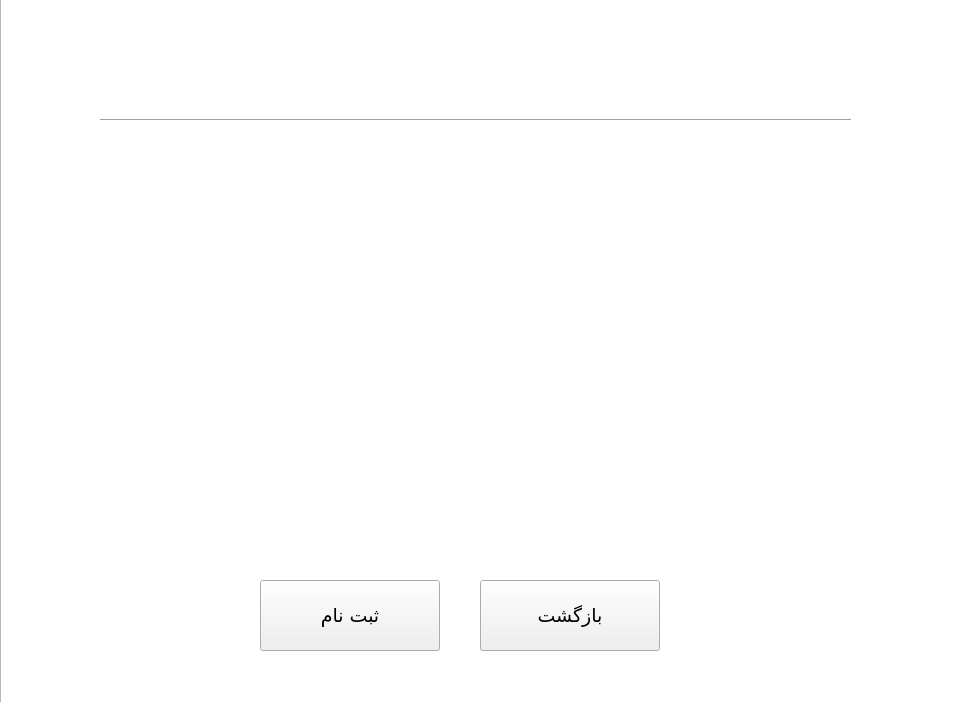
<?xml version="1.0" encoding="UTF-8"?>
<ui version="4.0">
 <class>signup</class>
 <widget class="QWidget" name="signup">
  <property name="geometry">
   <rect>
    <x>0</x>
    <y>0</y>
    <width>960</width>
    <height>702</height>
   </rect>
  </property>
  <property name="windowTitle">
   <string>Form</string>
  </property>
  <widget class="QGraphicsView" name="graphicsView">
   <property name="geometry">
    <rect>
     <x>0</x>
     <y>-10</y>
     <width>971</width>
     <height>741</height>
    </rect>
   </property>
   <property name="styleSheet">
    <string notr="true">background-image: url(:/images/background);</string>
   </property>
  </widget>
  <widget class="Line" name="line">
   <property name="geometry">
    <rect>
     <x>100</x>
     <y>110</y>
     <width>751</width>
     <height>20</height>
    </rect>
   </property>
   <property name="sizePolicy">
    <sizepolicy hsizetype="Maximum" vsizetype="Fixed">
     <horstretch>0</horstretch>
     <verstretch>0</verstretch>
    </sizepolicy>
   </property>
   <property name="orientation">
    <enum>Qt::Horizontal</enum>
   </property>
  </widget>
  <widget class="QLabel" name="label">
   <property name="geometry">
    <rect>
     <x>320</x>
     <y>30</y>
     <width>301</width>
     <height>81</height>
    </rect>
   </property>
   <property name="sizePolicy">
    <sizepolicy hsizetype="Maximum" vsizetype="Maximum">
     <horstretch>0</horstretch>
     <verstretch>0</verstretch>
    </sizepolicy>
   </property>
   <property name="font">
    <font>
     <family>Yekan Bakh</family>
     <pointsize>24</pointsize>
    </font>
   </property>
   <property name="layoutDirection">
    <enum>Qt::RightToLeft</enum>
   </property>
   <property name="styleSheet">
    <string notr="true">color:white;</string>
   </property>
   <property name="text">
    <string>ثبت نام</string>
   </property>
   <property name="alignment">
    <set>Qt::AlignCenter</set>
   </property>
  </widget>
  <widget class="QPushButton" name="signupBtn">
   <property name="geometry">
    <rect>
     <x>260</x>
     <y>580</y>
     <width>180</width>
     <height>71</height>
    </rect>
   </property>
   <property name="font">
    <font>
     <family>Yekan Bakh</family>
     <pointsize>14</pointsize>
    </font>
   </property>
   <property name="cursor">
    <cursorShape>PointingHandCursor</cursorShape>
   </property>
   <property name="layoutDirection">
    <enum>Qt::RightToLeft</enum>
   </property>
   <property name="styleSheet">
    <string notr="true">background-color:&quot;green&quot;;
color:&quot;white&quot;;</string>
   </property>
   <property name="text">
    <string>ثبت نام</string>
   </property>
  </widget>
  <widget class="QLabel" name="label_2">
   <property name="geometry">
    <rect>
     <x>670</x>
     <y>160</y>
     <width>151</width>
     <height>71</height>
    </rect>
   </property>
   <property name="font">
    <font>
     <family>Yekan Bakh</family>
     <pointsize>12</pointsize>
    </font>
   </property>
   <property name="layoutDirection">
    <enum>Qt::RightToLeft</enum>
   </property>
   <property name="styleSheet">
    <string notr="true">color:white;</string>
   </property>
   <property name="text">
    <string>نام و نام خانوادگی</string>
   </property>
   <property name="alignment">
    <set>Qt::AlignCenter</set>
   </property>
  </widget>
  <widget class="QLabel" name="label_3">
   <property name="geometry">
    <rect>
     <x>670</x>
     <y>240</y>
     <width>151</width>
     <height>71</height>
    </rect>
   </property>
   <property name="font">
    <font>
     <family>Yekan Bakh</family>
     <pointsize>12</pointsize>
    </font>
   </property>
   <property name="layoutDirection">
    <enum>Qt::RightToLeft</enum>
   </property>
   <property name="styleSheet">
    <string notr="true">color:white;</string>
   </property>
   <property name="text">
    <string>نام کاربری</string>
   </property>
   <property name="alignment">
    <set>Qt::AlignCenter</set>
   </property>
  </widget>
  <widget class="QLineEdit" name="nameInput">
   <property name="geometry">
    <rect>
     <x>260</x>
     <y>160</y>
     <width>400</width>
     <height>70</height>
    </rect>
   </property>
   <property name="font">
    <font>
     <pointsize>12</pointsize>
    </font>
   </property>
   <property name="acceptDrops">
    <bool>false</bool>
   </property>
   <property name="frame">
    <bool>false</bool>
   </property>
   <property name="alignment">
    <set>Qt::AlignCenter</set>
   </property>
  </widget>
  <widget class="QPushButton" name="backBtn">
   <property name="geometry">
    <rect>
     <x>480</x>
     <y>580</y>
     <width>180</width>
     <height>71</height>
    </rect>
   </property>
   <property name="font">
    <font>
     <family>Yekan Bakh</family>
     <pointsize>14</pointsize>
    </font>
   </property>
   <property name="cursor">
    <cursorShape>PointingHandCursor</cursorShape>
   </property>
   <property name="layoutDirection">
    <enum>Qt::RightToLeft</enum>
   </property>
   <property name="styleSheet">
    <string notr="true">background-color:&quot;gray&quot;;
color:&quot;white&quot;;</string>
   </property>
   <property name="text">
    <string>بازگشت</string>
   </property>
  </widget>
  <widget class="QLineEdit" name="usernameInput">
   <property name="geometry">
    <rect>
     <x>260</x>
     <y>240</y>
     <width>400</width>
     <height>70</height>
    </rect>
   </property>
   <property name="font">
    <font>
     <pointsize>12</pointsize>
    </font>
   </property>
   <property name="frame">
    <bool>false</bool>
   </property>
   <property name="echoMode">
    <enum>QLineEdit::Normal</enum>
   </property>
   <property name="alignment">
    <set>Qt::AlignCenter</set>
   </property>
  </widget>
  <widget class="QLabel" name="label_4">
   <property name="geometry">
    <rect>
     <x>670</x>
     <y>400</y>
     <width>151</width>
     <height>71</height>
    </rect>
   </property>
   <property name="font">
    <font>
     <family>Yekan Bakh</family>
     <pointsize>12</pointsize>
    </font>
   </property>
   <property name="layoutDirection">
    <enum>Qt::RightToLeft</enum>
   </property>
   <property name="styleSheet">
    <string notr="true">color:white;</string>
   </property>
   <property name="text">
    <string>شماره تلفن</string>
   </property>
   <property name="alignment">
    <set>Qt::AlignCenter</set>
   </property>
  </widget>
  <widget class="QLineEdit" name="phoneInput">
   <property name="geometry">
    <rect>
     <x>260</x>
     <y>400</y>
     <width>400</width>
     <height>70</height>
    </rect>
   </property>
   <property name="font">
    <font>
     <pointsize>12</pointsize>
    </font>
   </property>
   <property name="frame">
    <bool>false</bool>
   </property>
   <property name="echoMode">
    <enum>QLineEdit::Normal</enum>
   </property>
   <property name="alignment">
    <set>Qt::AlignCenter</set>
   </property>
  </widget>
  <widget class="QLineEdit" name="addressInput">
   <property name="geometry">
    <rect>
     <x>260</x>
     <y>480</y>
     <width>400</width>
     <height>70</height>
    </rect>
   </property>
   <property name="font">
    <font>
     <pointsize>12</pointsize>
    </font>
   </property>
   <property name="frame">
    <bool>false</bool>
   </property>
   <property name="echoMode">
    <enum>QLineEdit::Normal</enum>
   </property>
   <property name="alignment">
    <set>Qt::AlignCenter</set>
   </property>
  </widget>
  <widget class="QLabel" name="label_5">
   <property name="geometry">
    <rect>
     <x>670</x>
     <y>480</y>
     <width>151</width>
     <height>71</height>
    </rect>
   </property>
   <property name="font">
    <font>
     <family>Yekan Bakh</family>
     <pointsize>12</pointsize>
    </font>
   </property>
   <property name="layoutDirection">
    <enum>Qt::RightToLeft</enum>
   </property>
   <property name="styleSheet">
    <string notr="true">color:white;</string>
   </property>
   <property name="text">
    <string>آدرس</string>
   </property>
   <property name="alignment">
    <set>Qt::AlignCenter</set>
   </property>
  </widget>
  <widget class="QLabel" name="label_6">
   <property name="geometry">
    <rect>
     <x>670</x>
     <y>320</y>
     <width>151</width>
     <height>71</height>
    </rect>
   </property>
   <property name="font">
    <font>
     <family>Yekan Bakh</family>
     <pointsize>12</pointsize>
    </font>
   </property>
   <property name="layoutDirection">
    <enum>Qt::RightToLeft</enum>
   </property>
   <property name="styleSheet">
    <string notr="true">color:white;</string>
   </property>
   <property name="text">
    <string>رمز عبور</string>
   </property>
   <property name="alignment">
    <set>Qt::AlignCenter</set>
   </property>
  </widget>
  <widget class="QLineEdit" name="passwordInput">
   <property name="geometry">
    <rect>
     <x>260</x>
     <y>320</y>
     <width>400</width>
     <height>70</height>
    </rect>
   </property>
   <property name="font">
    <font>
     <pointsize>12</pointsize>
    </font>
   </property>
   <property name="frame">
    <bool>false</bool>
   </property>
   <property name="echoMode">
    <enum>QLineEdit::Password</enum>
   </property>
   <property name="alignment">
    <set>Qt::AlignCenter</set>
   </property>
  </widget>
  <widget class="QLabel" name="notification">
   <property name="enabled">
    <bool>true</bool>
   </property>
   <property name="geometry">
    <rect>
     <x>0</x>
     <y>650</y>
     <width>961</width>
     <height>61</height>
    </rect>
   </property>
   <property name="font">
    <font>
     <family>Yekan Bakh</family>
     <pointsize>12</pointsize>
    </font>
   </property>
   <property name="layoutDirection">
    <enum>Qt::LeftToRight</enum>
   </property>
   <property name="text">
    <string/>
   </property>
   <property name="alignment">
    <set>Qt::AlignCenter</set>
   </property>
  </widget>
 </widget>
 <resources/>
 <connections/>
</ui>
